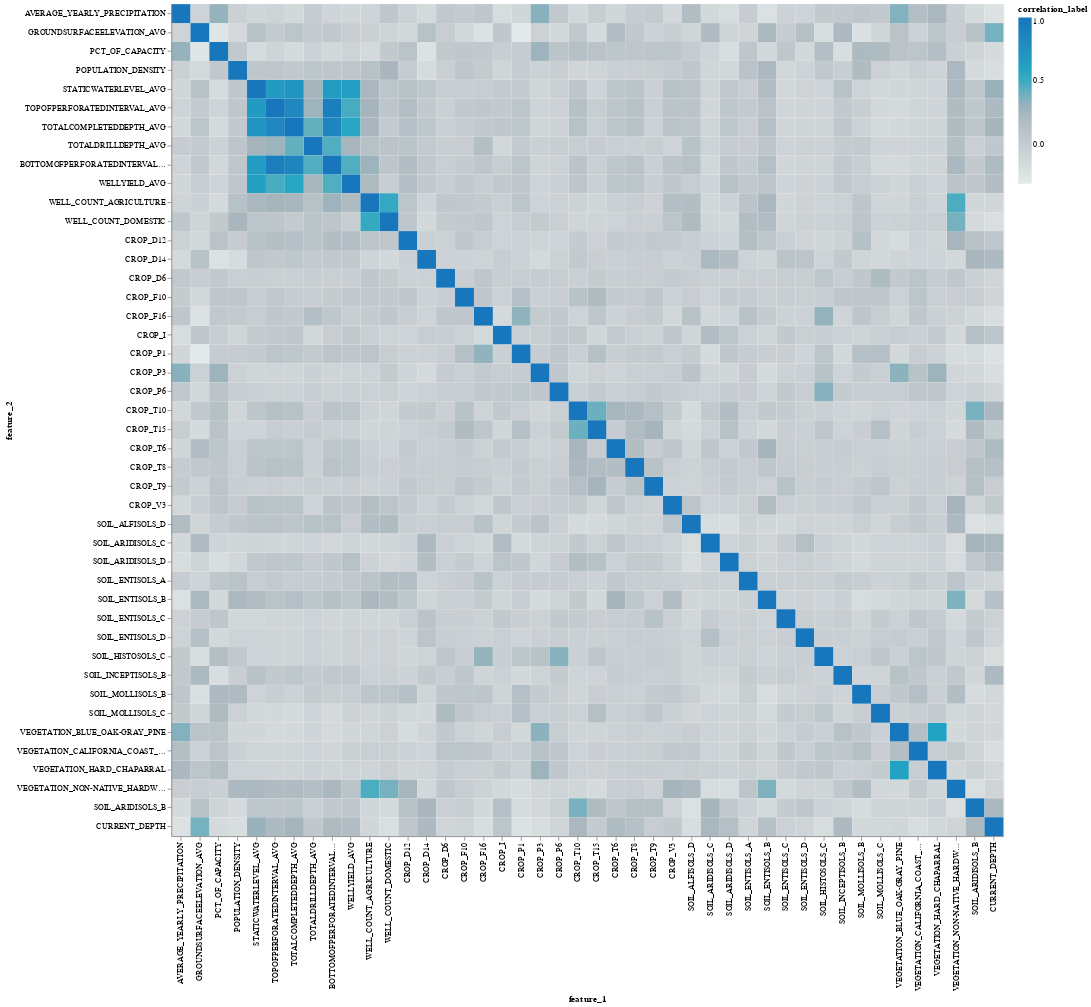

The code cell stored with this chart in its notebook:
### Markdown cell above
### Find feature correlation

### Code cell
draw_corr_heatmap(X_train_impute_df.reset_index(), ['TOWNSHIP_RANGE', 'YEAR'])

### Figure 1 — Vega-Lite specification as saved in the notebook (floating-point values rounded to 4 significant figures; data arrays with more than 128 entries replaced by an {"elided": "..."} marker saying what was removed)
{"config": {"view": {"continuousWidth": 400, "continuousHeight": 300}}, "data": {"name": "data-4c91784c6890e5474a704f1b16201bd9"}, "mark": "rect", "encoding": {"color": {"field": "correlation_label", "scale": {"scheme": "lightgreyteal"}, "type": "quantitative"}, "tooltip": [{"field": "feature_1", "title": "feature_1", "type": "nominal"}, {"field": "feature_2", "title": "feature_2", "type": "nominal"}, {"field": "correlation_label", "title": "Correlation Value", "type": "quantitative"}], "x": {"field": "feature_1", "sort": ["AVERAGE_YEARLY_PRECIPITATION", "GROUNDSURFACEELEVATION_AVG", "PCT_OF_CAPACITY", "POPULATION_DENSITY", "STATICWATERLEVEL_AVG", "TOPOFPERFORATEDINTERVAL_AVG", "TOTALCOMPLETEDDEPTH_AVG", "TOTALDRILLDEPTH_AVG", "BOTTOMOFPERFORATEDINTERVAL_AVG", "WELLYIELD_AVG", "WELL_COUNT_AGRICULTURE", "WELL_COUNT_DOMESTIC", "WELL_COUNT_INDUSTRIAL", "WELL_COUNT_PUBLIC", "CROP_C", "CROP_C6", "CROP_D10", "CROP_D12", "CROP_D13", "CROP_D14", "CROP_D15", "CROP_D16", "CROP_D3", "CROP_D5", "CROP_D6", "CROP_F1", "CROP_F10", "CROP_F16", "CROP_F2", "CROP_G", "CROP_G2", "CROP_G6", "CROP_I", "CROP_P1", "CROP_P3", "CROP_P6", "CROP_R", "CROP_R1", "CROP_T10", "CROP_T15", "CROP_T18", "CROP_T19", "CROP_T21", "CROP_T26", "CROP_T30", "CROP_T31", "CROP_T4", "CROP_T6", "CROP_T8", "CROP_T9", "CROP_V", "CROP_V3", "CROP_YP", "SOIL_ALFISOLS_B", "SOIL_ALFISOLS_C", "SOIL_ALFISOLS_D", " SOIL_ARIDISOLS_B", "SOIL_ARIDISOLS_C", "SOIL_ARIDISOLS_D", "SOIL_ENTISOLS_A", "SOIL_ENTISOLS_B", "SOIL_ENTISOLS_C", "SOIL_ENTISOLS_D", "SOIL_HISTOSOLS_C", "SOIL_INCEPTISOLS_B", "SOIL_INCEPTISOLS_D", "SOIL_MOLLISOLS_B", "SOIL_MOLLISOLS_C", "SOIL_MOLLISOLS_D", "SOIL_ROCK_OUTCROP_D", "SOIL_VERTISOLS_D", "SOIL_WATER_", "VEGETATION_BLUE_OAK-GRAY_PINE", "VEGETATION_CALIFORNIA_COAST_LIVE_OAK", "VEGETATION_CANYON_LIVE_OAK", "VEGETATION_HARD_CHAPARRAL", "VEGETATION_KNOBCONE_PINE", "VEGETATION_NON-NATIVE_HARDWOOD_FOREST", "VEGETATION_PINYON-JUNIPER"], "type": "nominal"}, "y": {"field": "feature_2", "sort": ["AVERAGE_YEARLY_PRECIPITATION", "GROUNDSURFACEELEVATION_AVG", "PCT_OF_CAPACITY", "POPULATION_DENSITY", "STATICWATERLEVEL_AVG", "TOPOFPERFORATEDINTERVAL_AVG", "TOTALCOMPLETEDDEPTH_AVG", "TOTALDRILLDEPTH_AVG", "BOTTOMOFPERFORATEDINTERVAL_AVG", "WELLYIELD_AVG", "WELL_COUNT_AGRICULTURE", "WELL_COUNT_DOMESTIC", "WELL_COUNT_INDUSTRIAL", "WELL_COUNT_PUBLIC", "CROP_C", "CROP_C6", "CROP_D10", "CROP_D12", "CROP_D13", "CROP_D14", "CROP_D15", "CROP_D16", "CROP_D3", "CROP_D5", "CROP_D6", "CROP_F1", "CROP_F10", "CROP_F16", "CROP_F2", "CROP_G", "CROP_G2", "CROP_G6", "CROP_I", "CROP_P1", "CROP_P3", "CROP_P6", "CROP_R", "CROP_R1", "CROP_T10", "CROP_T15", "CROP_T18", "CROP_T19", "CROP_T21", "CROP_T26", "CROP_T30", "CROP_T31", "CROP_T4", "CROP_T6", "CROP_T8", "CROP_T9", "CROP_V", "CROP_V3", "CROP_YP", "SOIL_ALFISOLS_B", "SOIL_ALFISOLS_C", "SOIL_ALFISOLS_D", " SOIL_ARIDISOLS_B", "SOIL_ARIDISOLS_C", "SOIL_ARIDISOLS_D", "SOIL_ENTISOLS_A", "SOIL_ENTISOLS_B", "SOIL_ENTISOLS_C", "SOIL_ENTISOLS_D", "SOIL_HISTOSOLS_C", "SOIL_INCEPTISOLS_B", "SOIL_INCEPTISOLS_D", "SOIL_MOLLISOLS_B", "SOIL_MOLLISOLS_C", "SOIL_MOLLISOLS_D", "SOIL_ROCK_OUTCROP_D", "SOIL_VERTISOLS_D", "SOIL_WATER_", "VEGETATION_BLUE_OAK-GRAY_PINE", "VEGETATION_CALIFORNIA_COAST_LIVE_OAK", "VEGETATION_CANYON_LIVE_OAK", "VEGETATION_HARD_CHAPARRAL", "VEGETATION_KNOBCONE_PINE", "VEGETATION_NON-NATIVE_HARDWOOD_FOREST", "VEGETATION_PINYON-JUNIPER"], "type": "nominal"}}, "height": 1000, "width": 1000, "$schema": "https://vega.github.io/schema/vega-lite/v4.17.0.json", "datasets": {"data-4c91784c6890e5474a704f1b16201bd9": {"elided": "1936 records"}}}
